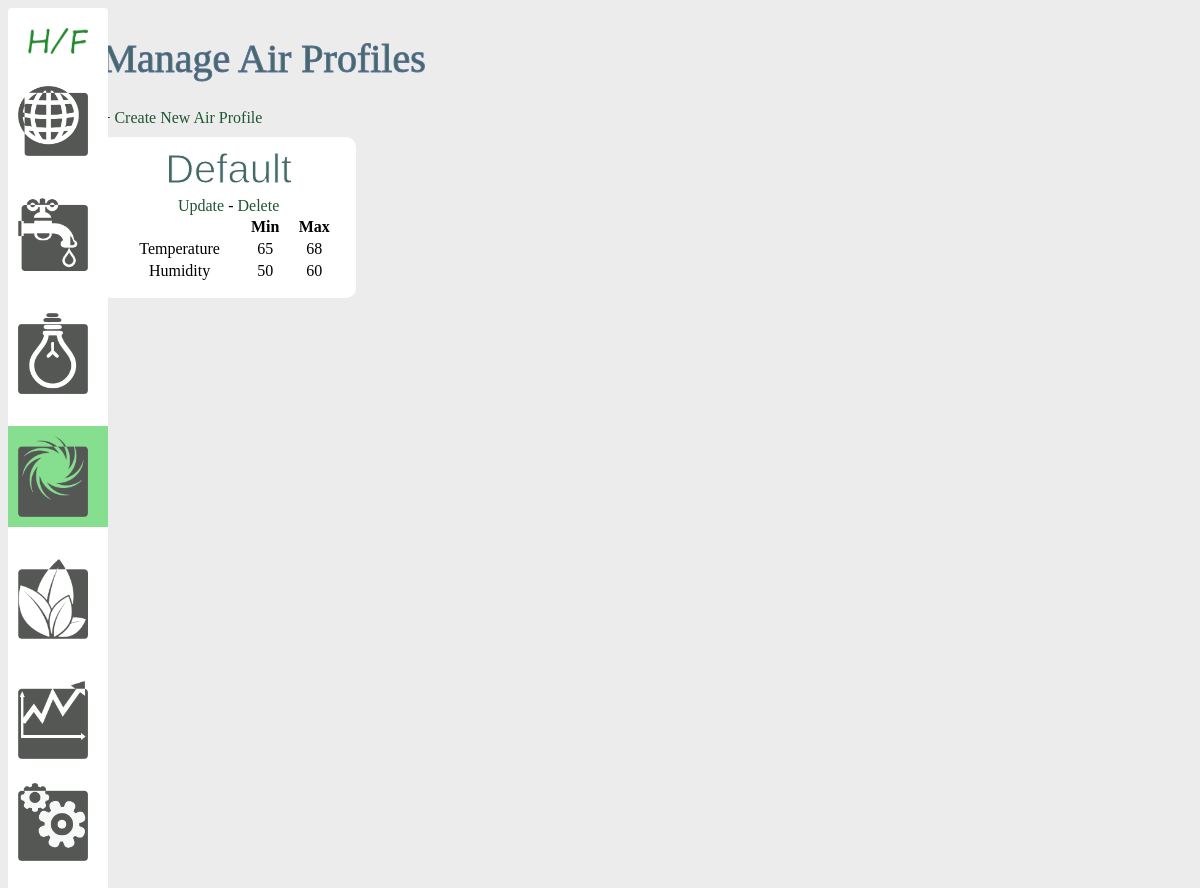
Page /air on the earlier database version.
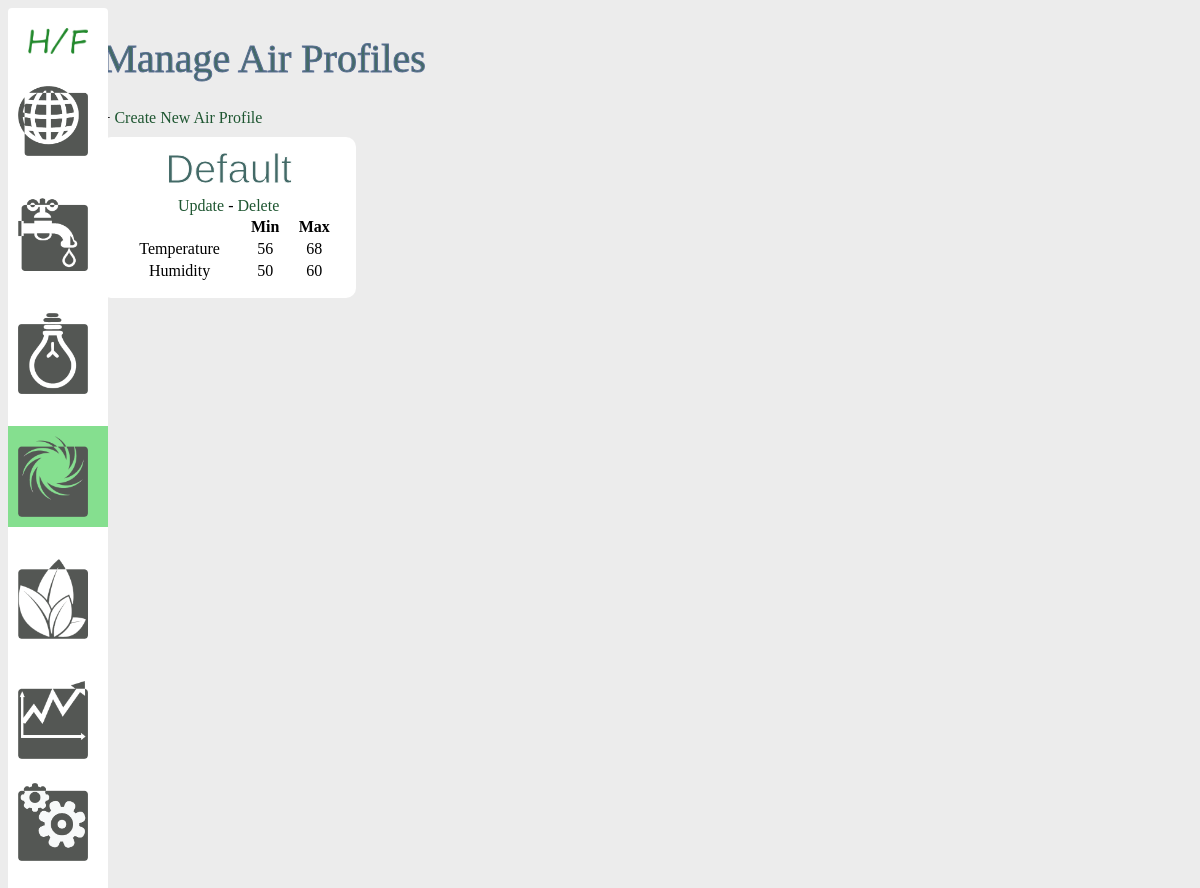
Same page on the later database version.
### models.py (models this page shows)
class Air(db.Model):
    id = db.Column(db.Integer, primary_key=True)
    name = db.Column(db.String(50), nullable=False)
    min_temp = db.Column(db.Integer, default=60)
    max_temp = db.Column(db.Integer, default=80)
    min_humid = db.Column(db.Integer, default=50)
    max_humid = db.Column(db.Integer, default=60)
    enviros = db.relationship('Enviro', backref='air', lazy=True)

### views.py (the view)
@app.route('/air')
def list_air_profiles():
    airs = Air.query.all()
    return render_template('air/index_air.html', airs=airs)

### templates/air/index_air.html
{% extends 'layout.html' %}
{% block body %}
    <h1>Manage Air Profiles</h1>
    + <a href="/add_air">Create New Air Profile</a>
    <br />
    <div class="container">
        {% for air in airs %}
            <div class="air">
                <h2>{{ air.name }}</h2>
                <a href="/update_air/{{air.id}}">Update</a>
                -
                <a href="/delete_air/{{air.id}}">Delete</a>
                <table width="100%">
                    <tr>
                        <th></th>
                        <th>Min</th>
                        <th>Max</th>
                    </tr>
                    <tr>
                        <td>Temperature</td>
                        <td>{{ air.min_temp }}</td>
                        <td>{{ air.max_temp }}</td>
                    </tr>
                    <tr>
                        <td>Humidity</td>
                        <td>{{ air.min_humid }}</td>
                        <td>{{ air.max_humid }}</td>
                    </tr>
                </table>
            </div>
        {% endfor %}
    </div>
{% endblock %}

Differences in the rows shown:
changed Air "Default": min_temp "65" → "56"
